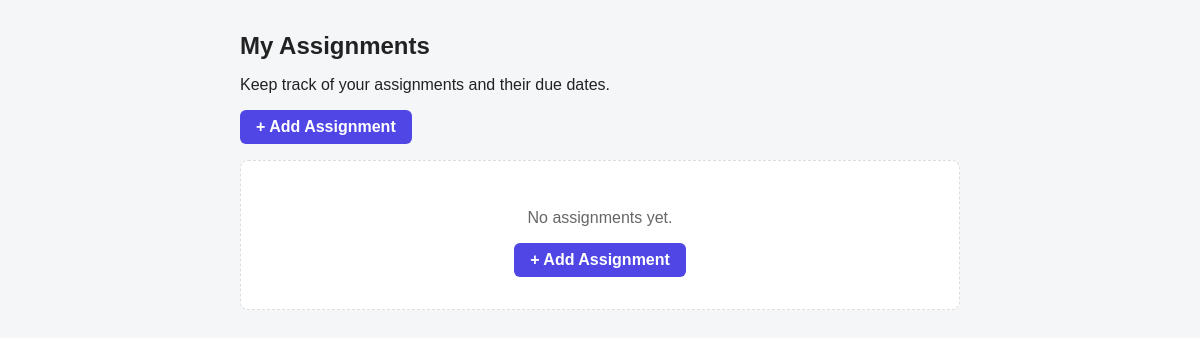
Before: / with the older database file.
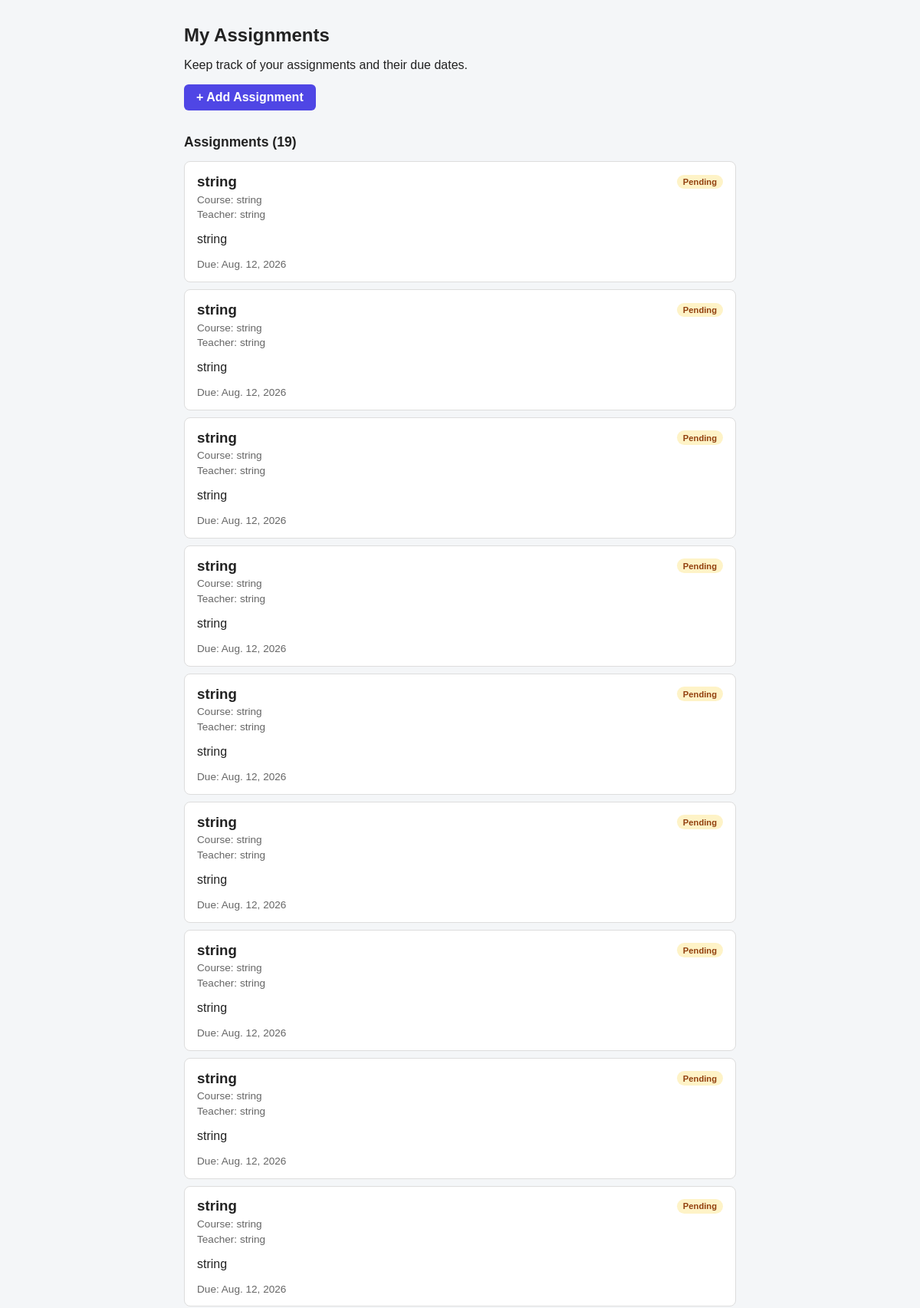
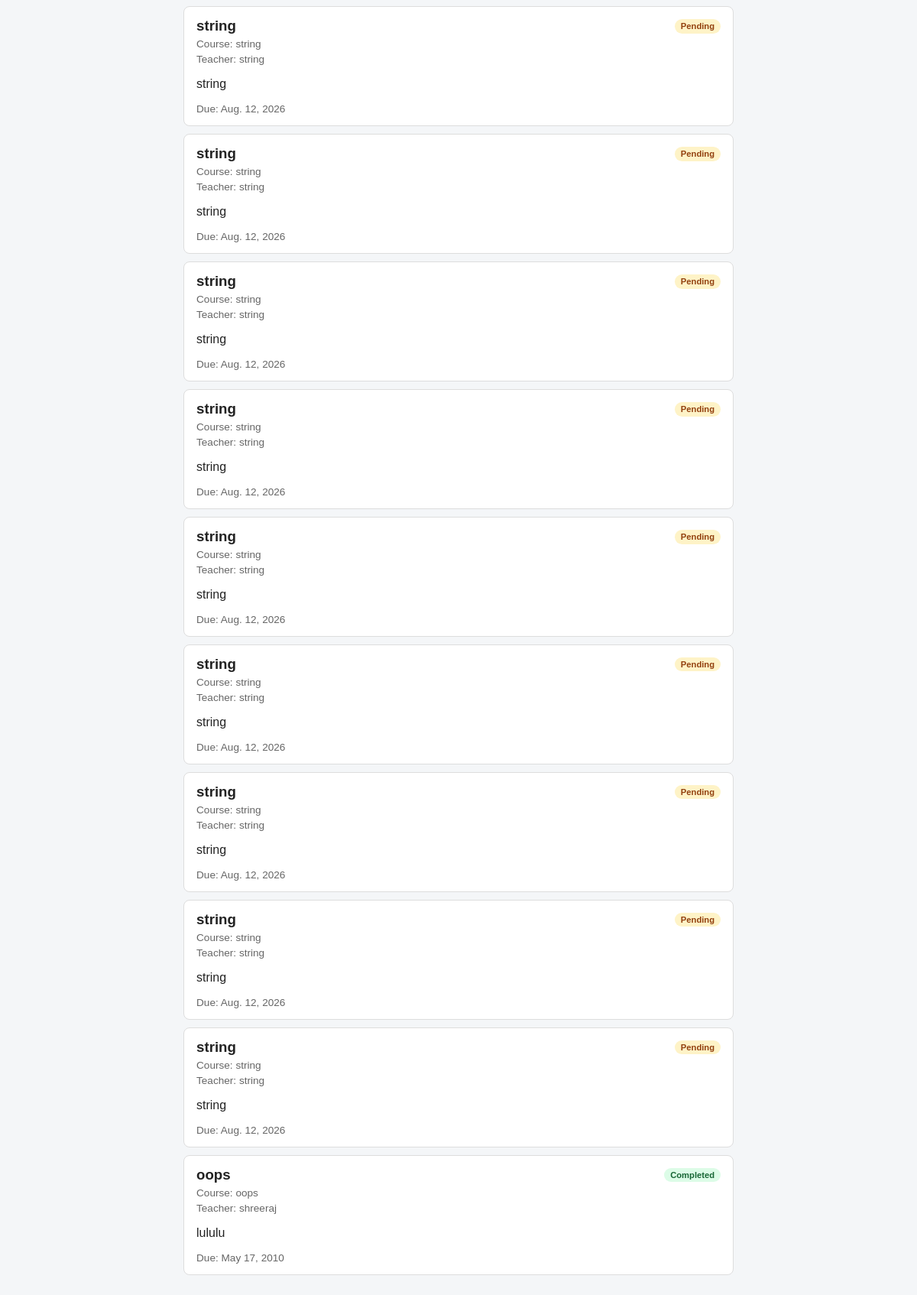
After: the same page with the newer database file (2 pictures, top to bottom).
### assignments/models.py (models this page shows, shortened)
class Assignment(models.Model):
    class Status(models.TextChoices):
        PENDING = "Pending", "Pending"
        IN_PROGRESS = "In Progress", "In Progress"
        COMPLETED = "Completed", "Completed"
    title = models.CharField(max_length=200)
    course = models.CharField(max_length=100, blank=True)
    subject_teacher = models.CharField(max_length=100, blank=True)
    description = models.TextField(blank=True)
    due_date = models.DateField()
    status = models.CharField(
        max_length=20,
        choices=Status.choices,
        default=Status.PENDING,
    )
    created_at = models.DateTimeField(auto_now_add=True)
    updated_at = models.DateTimeField(auto_now=True)
    class Meta:
        ordering = ["-created_at"]
        verbose_name_plural = "assignments"
    @property
    def is_overdue(self):
        return (
            self.due_date < timezone.localdate()
            and self.status != self.Status.COMPLETED
        )

### assignments/views.py (the view)
# urls.py: path("", views.assignment_list, name="assignment_list"),
def assignment_list(request):
    if request.method == "POST":
        form = AssignmentForm(request.POST)
        if form.is_valid():
            form.save()
            return redirect("assignments:assignment_list")
    else:
        form = AssignmentForm()
    assignments = Assignment.objects.all()
    return render(
        request,
        "assignments/assignment_list.html",
        {
            "form": form,
            "assignments": assignments,
        },
    )

### assignments/templates/assignments/assignment_list.html (shortened to what this page needs)
<!DOCTYPE html>
<html lang="en">
<head>
</head>
<body>
    <header>
        <h1>My Assignments</h1>
        <p>Keep track of your assignments and their due dates.</p>
        <button type="button" class="btn btn-primary" data-open-modal>+ Add Assignment</button>
    </header>
    <main>
        {% if assignments %}
            <h2>Assignments ({{ assignments|length }})</h2>
            <ul class="assignment-list">
                {% for assignment in assignments %}
                    <li class="assignment">
                        <div class="assignment-top">
                            <h3>{{ assignment.title }}</h3>
                            <span class="badge badge--{{ assignment.status|slugify }}">{{ assignment.status }}</span>
                        </div>
                        {% if assignment.course %}
                            <p class="meta">Course: {{ assignment.course }}</p>
                        {% endif %}
                        {% if assignment.subject_teacher %}
                            <p class="meta">Teacher: {{ assignment.subject_teacher }}</p>
                        {% endif %}
                        {% if assignment.description %}
                            <p class="description">{{ assignment.description }}</p>
                        {% endif %}
                        <p class="due">
                            Due: {{ assignment.due_date }}
                        </p>
                    </li>
                {% endfor %}
            </ul>
        {% else %}
            <div class="empty">
                <p>No assignments yet.</p>
                <button type="button" class="btn btn-primary" data-open-modal>+ Add Assignment</button>
            </div>
        {% endif %}
    </main>
</body>
</html>

### assignments/templates/assignments/assignment_list.html (style rules this page uses)
body { margin: 0; font-family: Arial, Helvetica, sans-serif; background: #f4f6f8; color: #222; }
header, main { max-width: 720px; margin: 0 auto; padding: 1rem; }
header { padding-bottom: 0; }
h1 { font-size: 1.5rem; }
h2 { font-size: 1.1rem; }
.btn { border: none; border-radius: 6px; padding: 0.5rem 1rem; font: inherit; font-weight: bold; cursor: pointer; }
.btn-primary { background: #4f46e5; color: #fff; }
.assignment-list { list-style: none; margin: 0; padding: 0; }
.assignment { background: #fff; border: 1px solid #ddd; border-radius: 8px; padding: 0.9rem 1rem; margin-bottom: 0.6rem; }
.assignment-top { display: flex; justify-content: space-between; align-items: center; gap: 0.5rem; }
.assignment-top h3 { margin: 0; }
.meta, .due { color: #666; font-size: 0.85rem; margin: 0.3rem 0 0; }
.badge { font-size: 0.7rem; font-weight: bold; padding: 0.2rem 0.5rem; border-radius: 999px; }
.badge--pending { background: #fef3c7; color: #92400e; }
.badge--completed { background: #dcfce7; color: #166534; }

Changed rows visible on the page:
added Assignment: title "string", status "Pending", course "string", subject_teacher "string", description "string", due_date "Aug. 12, 2026"
added Assignment: title "string", status "Pending", course "string", subject_teacher "string", description "string", due_date "Aug. 12, 2026"
added Assignment: title "string", status "Pending", course "string", subject_teacher "string", description "string", due_date "Aug. 12, 2026"
added Assignment: title "string", status "Pending", course "string", subject_teacher "string", description "string", due_date "Aug. 12, 2026"
added Assignment: title "string", status "Pending", course "string", subject_teacher "string", description "string", due_date "Aug. 12, 2026"
added Assignment: title "string", status "Pending", course "string", subject_teacher "string", description "string", due_date "Aug. 12, 2026"
added Assignment: title "string", status "Pending", course "string", subject_teacher "string", description "string", due_date "Aug. 12, 2026"
added Assignment: title "string", status "Pending", course "string", subject_teacher "string", description "string", due_date "Aug. 12, 2026"
added Assignment: title "string", status "Pending", course "string", subject_teacher "string", description "string", due_date "Aug. 12, 2026"
added Assignment: title "string", status "Pending", course "string", subject_teacher "string", description "string", due_date "Aug. 12, 2026"
added Assignment: title "string", status "Pending", course "string", subject_teacher "string", description "string", due_date "Aug. 12, 2026"
added Assignment: title "string", status "Pending", course "string", subject_teacher "string", description "string", due_date "Aug. 12, 2026"
added Assignment: title "string", status "Pending", course "string", subject_teacher "string", description "string", due_date "Aug. 12, 2026"
added Assignment: title "string", status "Pending", course "string", subject_teacher "string", description "string", due_date "Aug. 12, 2026"
added Assignment: title "string", status "Pending", course "string", subject_teacher "string", description "string", due_date "Aug. 12, 2026"
added Assignment: title "string", status "Pending", course "string", subject_teacher "string", description "string", due_date "Aug. 12, 2026"
added Assignment: title "string", status "Pending", course "string", subject_teacher "string", description "string", due_date "Aug. 12, 2026"
added Assignment: title "string", status "Pending", course "string", subject_teacher "string", description "string", due_date "Aug. 12, 2026"
added Assignment: title "oops", status "Completed", course "oops", subject_teacher "shreeraj", description "lululu", due_date "May 17, 2010"
Other visible differences:
{{ assignments|length }}: (not shown) → "19"
text no longer shown: "No assignments yet. + Add Assignment"
text now shown: "Assignments ( )"
